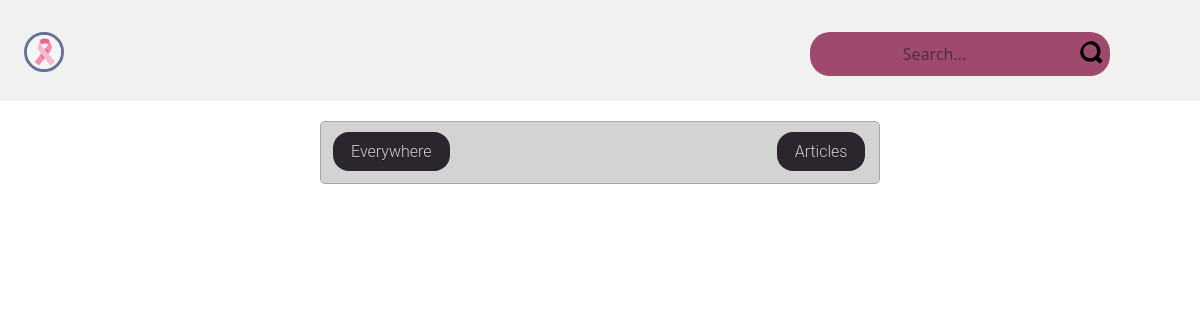
/feed.php?pvbcontent=Articles, run on an earlier commit of the app's database.
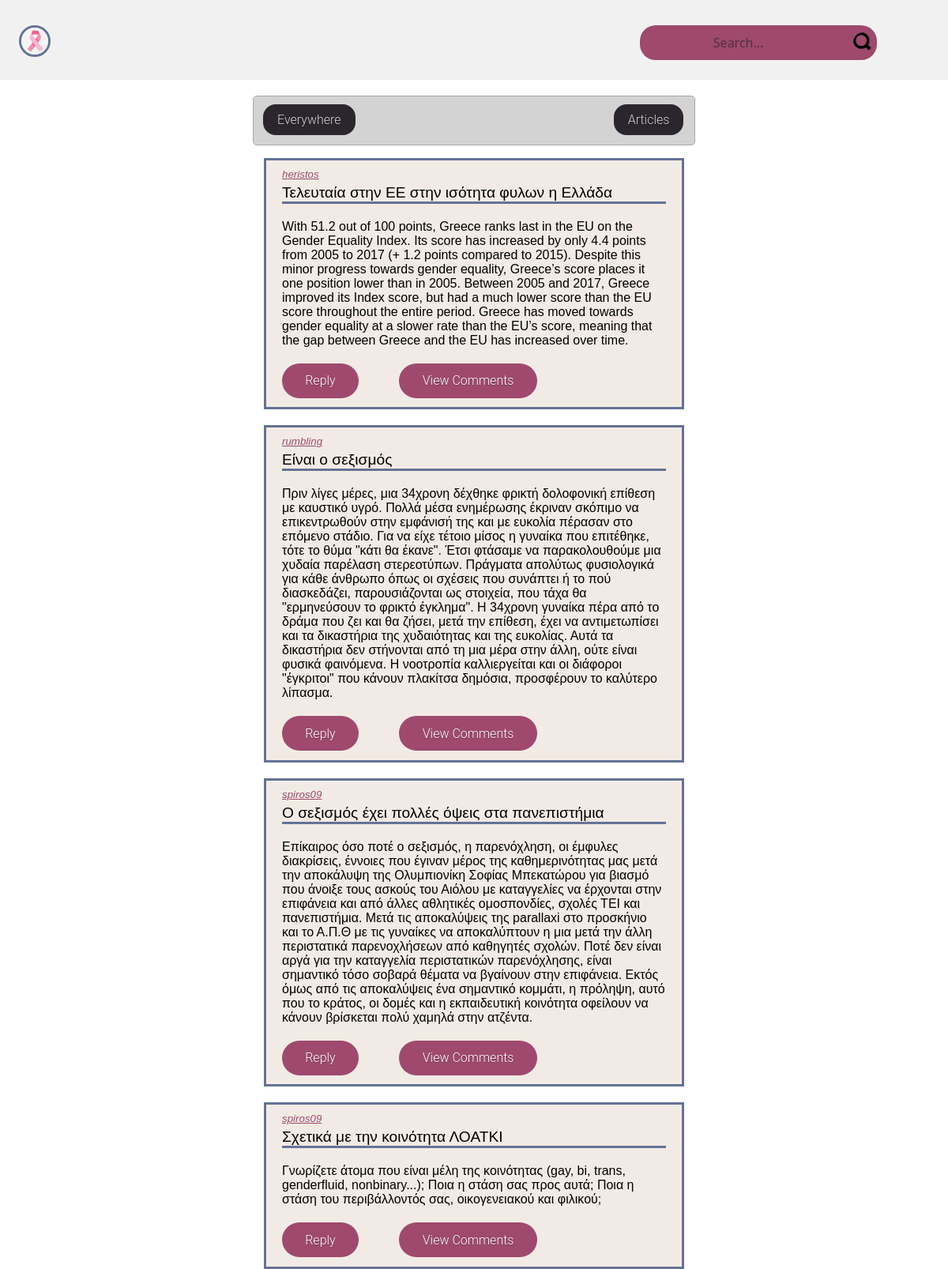
And on a later commit of the database.
### tables this page shows
CREATE TABLE `articles` (
  `ID` int(10) UNSIGNED NOT NULL,
  `TITLE` varchar(50) NOT NULL,
  `USERNAME` varchar(20) DEFAULT NULL,
  `CONTENT` varchar(1000) DEFAULT NULL,
  `DATE` datetime NOT NULL
);

### post.php (the view)
<?php
echo
"<div class=\"post\">
    <div class=\"postUser\">
        <a class=\"postUserLink\" href=\"profilepage.php?user=".$usertext."\">
            ".$usertext."
        </a>
    </div>
    <div class=\"postTitle\">
        <a>".$titletext."</a>
    </div>
    <div class=\"postBody\">
        <a>
            ".$bodytext."
        </a>
    </div>
    <div class=\"postButtons\">
        <button class=\"postReplyButton bn1\" onclick=\"openReply(".$postid.");\">
            Reply
        </button>
        <button class=\"postViewCommentsButton bn1\" onclick=\"openPost(".$postid.");\">
            View Comments
        </button>
    </div>
</div>";
?>

### feed.php (shortened to what this page needs)
<!DOCTYPE html>
<html>
    <head>
        <link rel="stylesheet" href="./feed.css">
        <link rel="stylesheet" href="./post.css">
    </head>
    <body>
        <div>
            <?php include "header.php";?>
        </div>
        <div id="postGroup">
            <div class="PVB">
                <?php include "post-navigation-bar.php"?>
            </div>
            <div id="postList">
                <?php
                    $conn = @mysqli_connect("localhost", "NotLoginUsers", "NLogUsSHC");
                    if(isset($_GET["pvbcontent"])) {
                        $pvbcontent = $_GET["pvbcontent"];
                    } else {
                        $pvbcontent = "All";
                    }
                    if(isset($_GET["pvbregion"])) {
                        $pvbregion = $_GET["pvbregion"];
                    } else {
                        $pvbregion = "Everywhere";
                    }
                    if(strcmp($pvbcontent, "All") == 0) {
                        if(strcmp($pvbregion, "Everywhere") == 0) {
                            $sqlQuery = "SELECT id, username, title, content, date, null as region
                            FROM articles
                            UNION
                            SELECT null as id, username, title, content, date, region
                            FROM complaints
                            ORDER BY date DESC
                            LIMIT 10";
                        } else {
                            $sqlQuery = "SELECT id, username, title, content, date, null as region
                            FROM articles
                            UNION
                            SELECT null as id, username, title, content, date, region
                            FROM complaints
                            WHERE region LIKE \"".$pvbregion."\"
                            ORDER BY date DESC
                            LIMIT 10";
                        }
                        $results = mysqli_query($conn, $sqlQuery);
                        while($row = mysqli_fetch_array($results)) {
                            if($row["region"]) {
                                $usertext = $row["username"];
                                $titletext = $row["title"];
                                $bodytext = $row["content"];
                                include("complaint.php");
                            } else {
                                $usertext = $row["username"];
                                $titletext = $row["title"];
                                $bodytext = $row["content"];
                                $postid = $row["id"];
                                include("post.php");
                            }
                        }
                    } else if(strcmp($pvbcontent, "Articles") == 0) {
                        $sqlQuery = "SELECT * FROM articles ORDER BY articles.date DESC LIMIT 10";
                        $results = mysqli_query($conn, $sqlQuery);
                        while($row = mysqli_fetch_array($results)) {
                            $usertext = $row["USERNAME"];
                            $titletext = $row["TITLE"];
                            $bodytext = $row["CONTENT"];
                            $postid = $row["ID"];
                            include("post.php");
                        }
                    } else if(strcmp($pvbcontent, "Complaints") == 0) {
                        if(strcmp($pvbregion, "Everywhere") == 0) {
                            $sqlQuery = "SELECT * FROM complaints ORDER BY complaints.date DESC LIMIT 10";
                        } else {
                            $sqlQuery = "SELECT * FROM complaints WHERE region LIKE \"".$pvbregion."\"  ORDER BY complaints.date DESC LIMIT 10";
                        }
                        $results = mysqli_query($conn, $sqlQuery);
                        while($row = mysqli_fetch_array($results)) {
                            $usertext = $row["USERNAME"];
                            $titletext = $row["TITLE"];
                            $bodytext = $row["CONTENT"];
                            include("complaint.php");
                        }
                    }
                ?>
            </div>
        </div>
    </body>
</html>

### header.php (shortened to what this page needs)
<!DOCTYPE html>
<html lang="en">
    <head>
        <link rel="stylesheet" href="header.css">
    </head>
    <body>
        <div class="header">
            <link rel="stylesheet" href="header.css"></link>
            <a href="index.php" class="logo">
                <button>
                    <img src="images\logo.png" alt="logo">
                </button>
            </a>
            <div class="header-center">
            </div>
            <div class="header-right">
                <a>
                    <form id="form" action="searchResult.php">
                        <input type="search" id="query" name="q" placeholder="Search...">
                        <button type="submit">
                            <img src="images\search-icon.png">
                        </button>
                    </form>
                </a>
            </div>
        </div>
    </body>
</html>

### post-navigation-bar.php (shortened to what this page needs)
<!DOCTYPE html>
<html>
    <head>
        <link rel="stylesheet" href="post-navigation-bar.css">
    </head>
    <body>
        <div class="post-header">
            <div class="dropdown">
                <a class="bn2" id="regionDropdownButton">
                    <?php
                        if(isset($_GET["pvbregion"])) {
                            echo str_replace("_"," ",$_GET["pvbregion"]);
                        } else {
                            echo "Everywhere";
                        }
                    ?>
                </a>
            </div>
            <div class="buttons-right">
                <div class="dropdown">
                    <a class="bn2">
                        <?php
                            if(isset($_GET["pvbcontent"])) {
                                echo $_GET["pvbcontent"];
                            } else {
                                echo "All";
                            }
                        ?>
                    </a>
                </div>
            </div>
        </div>
    </body>
</html>

### feed.css (style rules this page uses)
#postList { display: flex; flex-direction: column; gap: 20px; }
#postGroup { padding: 20px 20px; padding-bottom: 0px; margin: auto; width: 50%; }

### post.css (style rules this page uses)
.post { align-self: center; background-color: #f2ebe5; border: solid #647295; width: 95%; height: auto; padding: 10px 20px 10px 20px; }
.postUser { padding-bottom: 5px; font-size: smaller; font-style: italic; }
.postUserLink { color:#9f496e; }
.postTitle { font-size: larger; border-style: solid; border-color: #647295; border-top: hidden; border-left: hidden; border-right: hidden; }
.postBody { padding-top: 20px; padding-bottom: 20px }
.postButtons { vertical-align: bottom; display: flex; gap: 50px; }
.postReplyButton { width: auto; }
.postViewCommentsButton { width: auto; }

### header.css (style rules this page uses)
* { box-sizing: border-box; }
body { margin: 0; font-family: Arial, Helvetica, sans-serif; }
.header { overflow: hidden; background-color: #f1f1f1; padding: 10px 10px; max-height: 101px; }
.header a { float: left; color: black; text-align: center; padding: 12px; text-decoration: none; font-size: 18px; line-height: 25px; border-radius: 4px; }
.header .logo img { margin-top: 10px; font-size: 25px; font-weight: bold; border: 3px solid #647295; }
.header-right { float: right; }
.header-center { padding-left: 45%; padding-top: 10px; }
.bn1 { display: inline-block; padding: 0.5em 1.7em; margin: 0 0.1em 0.1em 0; border: 0.16em solid rgba(255, 255, 255, 0); background-color: #9f496e; border-radius: 2em; box-sizing: border-box; text-decoration: none; font-family: "Roboto", sans-serif; font-weight: 300; color: #ffffff; text-shadow: 0 0.04em 0.04em rgba(0, 0, 0, 0.35); text-align: center; transition: all 0.2s; cursor: pointer; }
.bn2 { display: inline-block; padding: 0.5em 1em; margin: 0 0.1em 0.1em 0; border: 0.16em solid rgba(255, 255, 255, 0); background-color: #2b262d; border-radius: 1em; box-sizing: border-box; text-decoration: none; font-weight: 300; color: lightgrey; text-shadow: 0 0.04em 0.04em rgba(0, 0, 0, 0.35); text-align: center; transition: all 0.2s; cursor: pointer; font-family: "Roboto", sans-serif; }
.header-right form { background-color: #9f496e; width: 300px; height: 44px; border-radius: 20px; display: flex; flex-direction: row; align-items: center; }
.header-right input { all: unset; font: 16px system-ui; color: #fff; height: 100%; width: 100%; padding: 6px 10px; }
::placeholder { color: #2b262d; opacity: 0.7; }
button { all: unset; cursor: pointer; width: 44px; height: 44px; align-items: center; }
form button img { height: 25px; width: 25px; margin-top:25%; margin-bottom:25%; }
button img { width: 40px; height: 40px; border-radius: 50%; }

### post-navigation-bar.css (style rules this page uses)
.post-header { border: 1px solid darkgray; background-color: lightgray; align-items: center; border-radius: 5px; box-sizing: border-box; display: flex; margin-bottom: 16px; padding: 10px 12px; }
.buttons-right { margin-left: auto; }
.dropdown { position: relative; display: inline-block; }

What changed in the data, as far as the page shows it:
added articles: USERNAME "heristos", TITLE "Τελευταία στην ΕΕ στην ισότητα φυλων η Ελλάδα", CONTENT "With 51.2 out of 100 points, Greece ranks last in the EU on the Gender Equality Index. Its score has increased by only 4.4 points from 2005 to 2017 (+ 1.2 points compared to 2015). Despite this minor progress towards gender equality, Greece’s score places it one position lower than in 2005. Between 2005 and 2017, Greece improved its Index score, but had a much lower score than the EU score throughout the entire period. Greece has moved towards gender equality at a slower rate than the EU’s score, meaning that the gap between Greece and the EU has increased over time."
added articles: USERNAME "rumbling", TITLE "Είναι ο σεξισμός", CONTENT "Πριν λίγες μέρες, μια 34χρονη δέχθηκε φρικτή δολοφονική επίθεση με καυστικό υγρό. Πολλά μέσα ενημέρωσης έκριναν σκόπιμο να επικεντρωθούν στην εμφάνισή της και με ευκολία πέρασαν στο επόμενο στάδιο. Για να είχε τέτοιο μίσος η γυναίκα που επιτέθηκε, τότε το θύμα \"κάτι θα έκανε\". Έτσι φτάσαμε να παρακολουθούμε μια χυδαία παρέλαση στερεοτύπων. Πράγματα απολύτως φυσιολογικά για κάθε άνθρωπο όπως οι σχέσεις που συνάπτει ή το πού διασκεδάζει, παρουσιάζονται ως στοιχεία, που τάχα θα \"ερμηνεύσουν το φρικτό έγκλημα\". Η 34χρονη γυναίκα πέρα από το δράμα που ζει και θα ζήσει, μετά την επίθεση, έχει να αντιμετωπίσει και τα δικαστήρια της χυδαιότητας και της ευκολίας. Αυτά τα δικαστήρια δεν στήνονται από…"
added articles: USERNAME "spiros09", TITLE "Ο σεξισμός έχει πολλές όψεις στα πανεπιστήμια", CONTENT "Επίκαιρος όσο ποτέ ο σεξισμός, η παρενόχληση, οι έμφυλες διακρίσεις, έννοιες που έγιναν μέρος της καθημερινότητας μας μετά την αποκάλυψη της Ολυμπιονίκη Σοφίας Μπεκατώρου για βιασμό που άνοιξε τους ασκούς του Αιόλου με καταγγελίες να έρχονται στην επιφάνεια και από άλλες αθλητικές ομοσπονδίες, σχολές ΤΕΙ και πανεπιστήμια. Μετά τις αποκαλύψεις της parallaxi στο προσκήνιο και το Α.Π.Θ με τις γυναίκες να αποκαλύπτουν η μια μετά την άλλη περιστατικά παρενοχλήσεων από καθηγητές σχολών. Ποτέ δεν είναι αργά για την καταγγελία περιστατικών παρενόχλησης, είναι σημαντικό τόσο σοβαρά θέματα να βγαίνουν στην επιφάνεια. Εκτός όμως από τις αποκαλύψεις ένα σημαντικό κομμάτι, η πρόληψη, αυτό που το κράτος,…"
added articles: USERNAME "spiros09", TITLE "Σχετικά με την κοινότητα ΛΟΑΤΚΙ", CONTENT "Γνωρίζετε άτομα που είναι μέλη της κοινότητας (gay, bi, trans, genderfluid, nonbinary...); Ποια η στάση σας προς αυτά; Ποια η στάση του περιβάλλοντός σας, οικογενειακού και φιλικού;"
